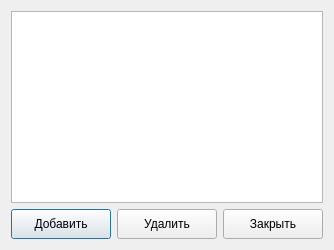
<?xml version="1.0" encoding="UTF-8"?>
<ui version="4.0">
 <class>ImageManager</class>
 <widget class="QDialog" name="ImageManager">
  <property name="windowTitle">
   <string>Управление списком изображений</string>
  </property>
  <layout class="QVBoxLayout" name="verticalLayout">
   <!-- Список изображений -->
   <item>
    <widget class="QListWidget" name="listImages"/>
   </item>
   <!-- Кнопки: Добавить, Удалить, Закрыть -->
   <item>
    <layout class="QHBoxLayout" name="horizontalLayoutBtns">
     <item>
      <widget class="QPushButton" name="btnAdd">
       <property name="text">
        <string>Добавить</string>
       </property>
       <property name="minimumSize">
        <size>
         <width>100</width>
         <height>30</height>
        </size>
       </property>
      </widget>
     </item>
     <item>
      <widget class="QPushButton" name="btnRemove">
       <property name="text">
        <string>Удалить</string>
       </property>
       <property name="minimumSize">
        <size>
         <width>100</width>
         <height>30</height>
        </size>
       </property>
      </widget>
     </item>
     <item>
      <widget class="QPushButton" name="btnClose">
       <property name="text">
        <string>Закрыть</string>
       </property>
       <property name="minimumSize">
        <size>
         <width>100</width>
         <height>30</height>
        </size>
       </property>
      </widget>
     </item>
    </layout>
   </item>
  </layout>
 </widget>
 <resources/>
 <connections/>
</ui>
